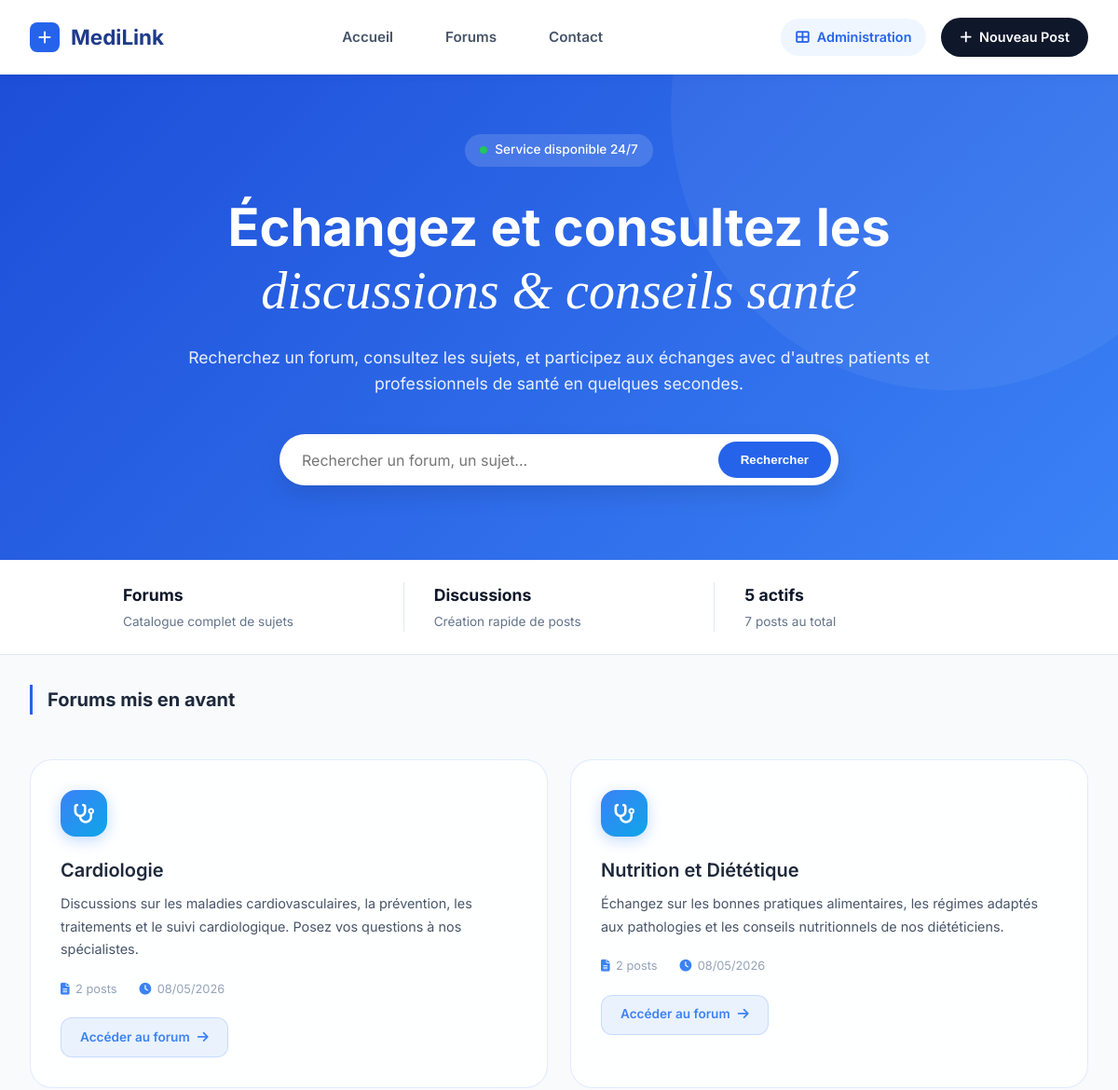
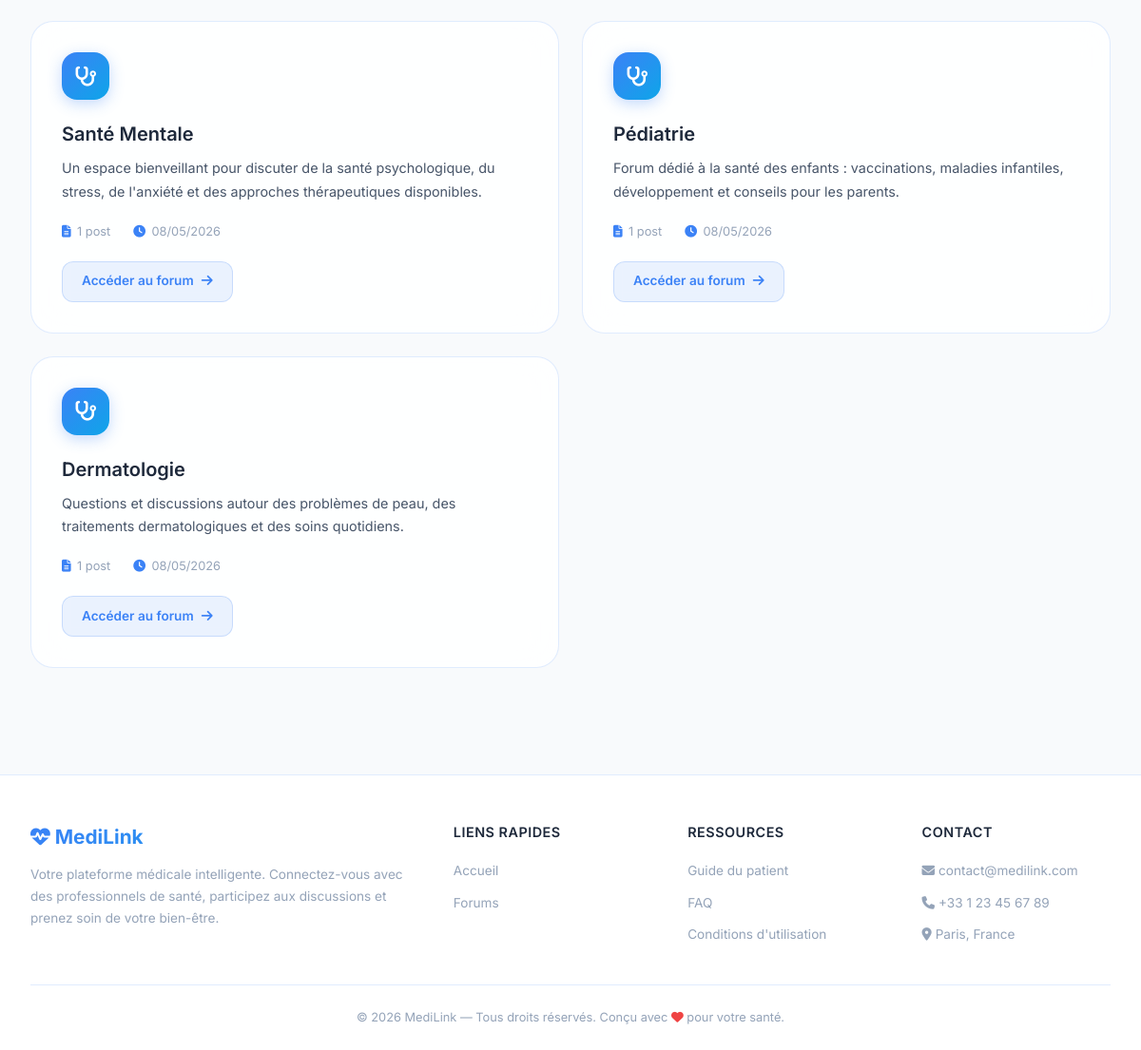
The page / on the database its author committed (2 pictures, top to bottom).
### tables this page shows
CREATE TABLE IF NOT EXISTS forum (
    id_forum INT AUTO_INCREMENT PRIMARY KEY,
    titre VARCHAR(200) NOT NULL,
    description TEXT,
    created_at DATETIME DEFAULT CURRENT_TIMESTAMP
);

### Controller/ForumController.php (called while the page is built, shortened)
<?php
class ForumController {
    public function list(): void {
        $pdo = Database::getConnection();
        $sort = $_GET['sort'] ?? 'date_desc';
        $query = "SELECT f.*, (SELECT COUNT(*) FROM post p WHERE p.id_forum = f.id_forum) AS nb_posts FROM forum f";
        $params = [];
        switch ($sort) {
            case 'date_desc':
            default:
                $query .= " ORDER BY f.created_at DESC";
                break;
        }
        $stmt = $pdo->prepare($query);
        $stmt->execute($params);
        $forums = $stmt->fetchAll();
        $totalForums = count($forums);
        $totalPosts = array_sum(array_column($forums, 'nb_posts'));
        require __DIR__ . '/../View/front_office/forum/list.php';
    }
}

### View/front_office/forum/list.php (the view, shortened to what this page needs)
<?php
require __DIR__ . '/../../layout/front_header.php';
?>
<div class="hero-wrapper">
    <div class="hero-container">
        <div class="hero-badge">
            <span class="dot"></span> Service disponible 24/7
        </div>
        <h1 class="hero-title">Échangez et consultez les<br><span>discussions & conseils santé</span></h1>
        <p class="hero-subtitle">Recherchez un forum, consultez les sujets, et participez aux échanges avec d'autres patients et professionnels de santé en quelques secondes.</p>
        <form action="index.php" method="GET" class="hero-search-wrapper">
            <input type="text" name="search" placeholder="Rechercher un forum, un sujet..." value="<?= htmlspecialchars($_GET['search'] ?? '') ?>">
            <button type="submit" class="btn-search">Rechercher</button>
        </form>
    </div>
</div>
<div class="info-bar">
    <div class="info-bar-container">
        <div class="info-item">
            <h4>Forums</h4>
            <p>Catalogue complet de sujets</p>
        </div>
        <div class="info-item">
            <h4>Discussions</h4>
            <p>Création rapide de posts</p>
        </div>
        <div class="info-item">
            <h4><?= $totalForums ?> actifs</h4>
            <p><?= $totalPosts ?> posts au total</p>
        </div>
    </div>
</div>
<div class="container">
    <div style="margin-bottom: 2rem; border-left: 3px solid #2563eb; padding-left: 1rem;">
        <h2 style="font-size: 1.25rem; font-weight: 700; color: #1e293b;">Forums mis en avant</h2>
    </div>
<?php if (!empty($forums)): ?>
    <div class="forums-grid">
        <?php foreach ($forums as $index => $f): ?>
            <article class="forum-card" style="animation-delay: <?= $index * 0.05 ?>s">
                <div class="forum-card-icon">
                    <i class="fas fa-stethoscope"></i>
                </div>
                <h3><?= htmlspecialchars($f['titre']) ?></h3>
                <p><?= htmlspecialchars($f['description'] ?? 'Aucune description disponible.') ?></p>
                <div class="forum-card-meta">
                    <span><i class="fas fa-file-alt"></i> <?= (int)($f['nb_posts'] ?? 0) ?> post<?= ($f['nb_posts'] ?? 0) > 1 ? 's' : '' ?></span>
                    <span><i class="fas fa-clock"></i> <?= date('d/m/Y', strtotime($f['created_at'])) ?></span>
                </div>
                <a href="index.php?controller=forum&action=show&id=<?= $f['id_forum'] ?>" class="forum-card-link">
                    Accéder au forum <i class="fas fa-arrow-right"></i>
                </a>
            </article>
        <?php endforeach; ?>
    </div>
<?php endif; ?>
<?php require __DIR__ . '/../../layout/front_footer.php'; ?>

### rows shown on the page
forum: titre "Cardiologie", description "Discussions sur les maladies cardiovasculaires, la prévention, les traitements et le suivi cardiologique. Posez vos questions à nos spécialistes.", nb_posts "2", created_at "08/05/2026"
forum: titre "Nutrition et Diététique", description "Échangez sur les bonnes pratiques alimentaires, les régimes adaptés aux pathologies et les conseils nutritionnels de nos diététiciens.", nb_posts "2", created_at "08/05/2026"
forum: titre "Santé Mentale", description "Un espace bienveillant pour discuter de la santé psychologique, du stress, de l'anxiété et des approches thérapeutiques disponibles.", nb_posts "1", created_at "08/05/2026"
forum: titre "Pédiatrie", description "Forum dédié à la santé des enfants : vaccinations, maladies infantiles, développement et conseils pour les parents.", nb_posts "1", created_at "08/05/2026"
forum: titre "Dermatologie", description "Questions et discussions autour des problèmes de peau, des traitements dermatologiques et des soins quotidiens.", nb_posts "1", created_at "08/05/2026"

### other values the page prints
$totalForums "5"
$totalPosts "7"
